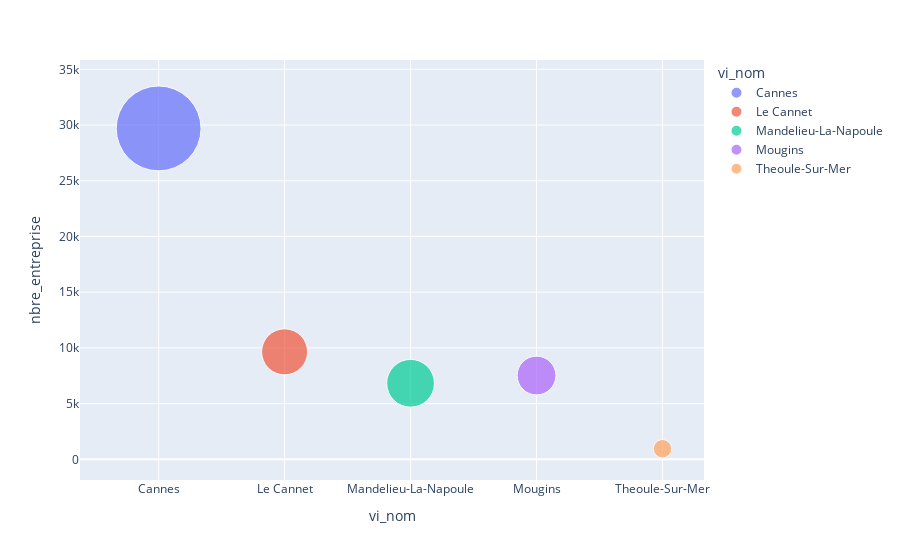

Notebook source saved alongside this figure:
### Code cell
fig = px.scatter(df_en_collecte_ville, x="vi_nom", y="nbre_entreprise", size="poids", color="vi_nom", size_max=60)
fig.show()

### Figure 1 — Plotly figure (JSON) as saved in the notebook; plotly's stock layout.template omitted (floating-point values rounded to 4 significant figures)
{"data": [{"hovertemplate": "vi_nom=%{x}<br>nbre_entreprise=%{y}<br>poids=%{marker.size}<extra></extra>", "legendgroup": "Cannes", "marker": {"color": "#636efa", "size": [7468078], "sizemode": "area", "sizeref": 2074.0, "symbol": "circle"}, "mode": "markers", "name": "Cannes", "orientation": "v", "showlegend": true, "type": "scatter", "x": ["Cannes"], "xaxis": "x", "y": [29694], "yaxis": "y"}, {"hovertemplate": "vi_nom=%{x}<br>nbre_entreprise=%{y}<br>poids=%{marker.size}<extra></extra>", "legendgroup": "Le Cannet", "marker": {"color": "#EF553B", "size": [2196647], "sizemode": "area", "sizeref": 2074.0, "symbol": "circle"}, "mode": "markers", "name": "Le Cannet", "orientation": "v", "showlegend": true, "type": "scatter", "x": ["Le Cannet"], "xaxis": "x", "y": [9646], "yaxis": "y"}, {"hovertemplate": "vi_nom=%{x}<br>nbre_entreprise=%{y}<br>poids=%{marker.size}<extra></extra>", "legendgroup": "Mandelieu-La-Napoule", "marker": {"color": "#00cc96", "size": [2364881], "sizemode": "area", "sizeref": 2074.0, "symbol": "circle"}, "mode": "markers", "name": "Mandelieu-La-Napoule", "orientation": "v", "showlegend": true, "type": "scatter", "x": ["Mandelieu-La-Napoule"], "xaxis": "x", "y": [6827], "yaxis": "y"}, {"hovertemplate": "vi_nom=%{x}<br>nbre_entreprise=%{y}<br>poids=%{marker.size}<extra></extra>", "legendgroup": "Mougins", "marker": {"color": "#ab63fa", "size": [1560397], "sizemode": "area", "sizeref": 2074.0, "symbol": "circle"}, "mode": "markers", "name": "Mougins", "orientation": "v", "showlegend": true, "type": "scatter", "x": ["Mougins"], "xaxis": "x", "y": [7521], "yaxis": "y"}, {"hovertemplate": "vi_nom=%{x}<br>nbre_entreprise=%{y}<br>poids=%{marker.size}<extra></extra>", "legendgroup": "Theoule-Sur-Mer", "marker": {"color": "#FFA15A", "size": [351445], "sizemode": "area", "sizeref": 2074.0, "symbol": "circle"}, "mode": "markers", "name": "Theoule-Sur-Mer", "orientation": "v", "showlegend": true, "type": "scatter", "x": ["Theoule-Sur-Mer"], "xaxis": "x", "y": [954], "yaxis": "y"}], "layout": {"legend": {"itemsizing": "constant", "title": {"text": "vi_nom"}, "tracegroupgap": 0}, "margin": {"t": 60}, "xaxis": {"anchor": "y", "categoryarray": ["Cannes", "Le Cannet", "Mandelieu-La-Napoule", "Mougins", "Theoule-Sur-Mer"], "categoryorder": "array", "domain": [0, 1], "title": {"text": "vi_nom"}}, "yaxis": {"anchor": "x", "domain": [0, 1], "title": {"text": "nbre_entreprise"}}}}
